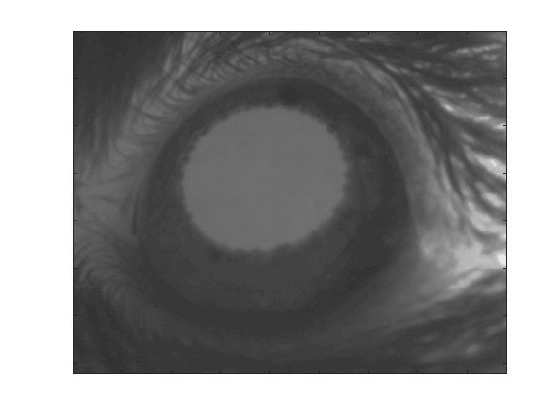
#> input picture Models/EyeTracking/frames/grayeye.png, 560 x 420 px
$ python examine_grayeye.py
#> lines starting #> are read from the running program, lines starting #| are printed output that depends on the picture; after the words box and inside, x2 and y2 are one past the last pixel; in counts of white or black regions, pixels touching at a corner belong together


import cv2
import numpy as np

frame = cv2.imread("frames/grayeye.png")
#> frame is the input picture: shape (420, 560, 3); min 26, max 255, mean 144.3
cv2.imshow("gray eye", frame)

initial_mask = np.full(frame.shape[:2], 0, dtype="uint8")
cv2.circle(initial_mask, (275, 210), 120, 255, -1)
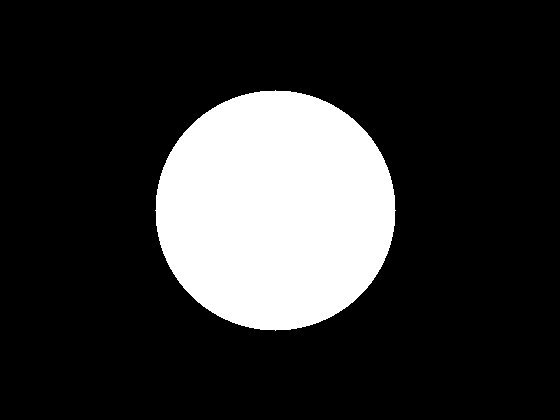
#> initial_mask: shape (420, 560); 19.2% white; 1 white region, box (x1, y1, x2, y2) and area: (155, 90, 396, 331) 45225
frame = cv2.bitwise_and(frame, frame, mask=initial_mask)
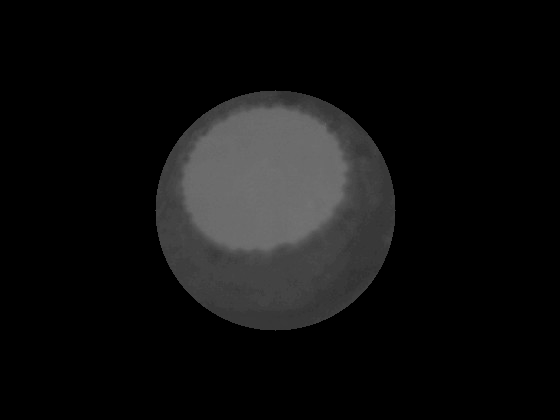
#> frame: shape (420, 560, 3); min 0, max 115, mean 15.7

cv2.imshow("mask", frame)

(h, w) = frame.shape[:2]
#> h = 420; w = 560

# converts the BGR color space of image to HSV color space
hsv = cv2.cvtColor(frame, cv2.COLOR_BGR2HSV)
#> hsv: shape (420, 560, 3); mean H, S, V 0, 0, 15.7

print(hsv[0][0])
#| [0 0 0]

# Threshold of gray in HSV space
lower = np.array([0, 0, 0])
upper = np.array([0, 100, 100])

# preparing the mask to overlay
mask = cv2.inRange(hsv, lower, upper)
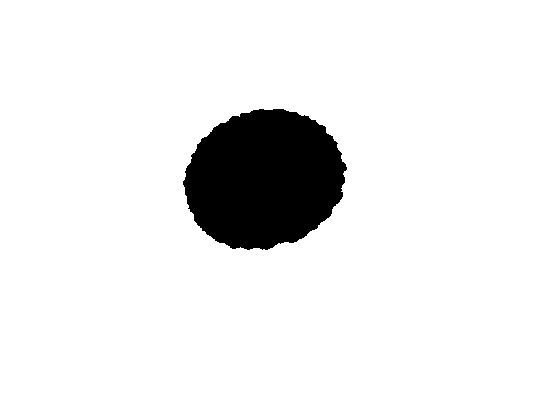
#> mask: shape (420, 560); 92.5% white; 1 black region, box (x1, y1, x2, y2) and area: (183, 109, 347, 250) 17592

result = cv2.bitwise_and(frame, frame, mask = mask)
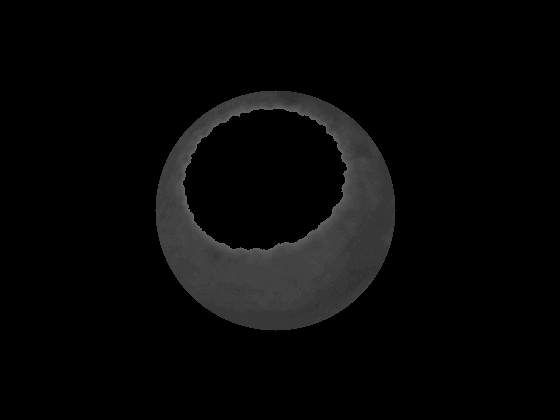
#> result: shape (420, 560, 3); min 0, max 100, mean 7.7

cv2.imshow("mask", mask)
cv2.imshow("post-mask", result)

# display pixel format
print(frame[0][0])
#| [0 0 0]

cv2.waitKey(0)
cv2.destroyAllWindows
